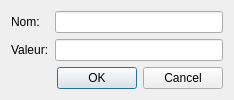
<?xml version="1.0" encoding="UTF-8"?>
<ui version="4.0">
 <class>NewContent</class>
 <widget class="QDialog" name="NewContent">
  <property name="geometry">
   <rect>
    <x>0</x>
    <y>0</y>
    <width>234</width>
    <height>94</height>
   </rect>
  </property>
  <property name="windowTitle">
   <string>Dialog</string>
  </property>
  <layout class="QFormLayout" name="formLayout">
   <item row="2" column="1">
    <widget class="QDialogButtonBox" name="diagButton">
     <property name="orientation">
      <enum>Qt::Horizontal</enum>
     </property>
     <property name="standardButtons">
      <set>QDialogButtonBox::Cancel|QDialogButtonBox::Ok</set>
     </property>
    </widget>
   </item>
   <item row="0" column="1">
    <widget class="QLineEdit" name="Name"/>
   </item>
   <item row="0" column="0">
    <widget class="QLabel" name="label">
     <property name="text">
      <string>Nom:</string>
     </property>
    </widget>
   </item>
   <item row="1" column="1">
    <widget class="QLineEdit" name="Value"/>
   </item>
   <item row="1" column="0">
    <widget class="QLabel" name="label_2">
     <property name="text">
      <string>Valeur:</string>
     </property>
    </widget>
   </item>
  </layout>
 </widget>
 <resources/>
 <connections>
  <connection>
   <sender>diagButton</sender>
   <signal>accepted()</signal>
   <receiver>NewContent</receiver>
   <slot>accept()</slot>
   <hints>
    <hint type="sourcelabel">
     <x>248</x>
     <y>254</y>
    </hint>
    <hint type="destinationlabel">
     <x>157</x>
     <y>274</y>
    </hint>
   </hints>
  </connection>
  <connection>
   <sender>diagButton</sender>
   <signal>rejected()</signal>
   <receiver>NewContent</receiver>
   <slot>reject()</slot>
   <hints>
    <hint type="sourcelabel">
     <x>316</x>
     <y>260</y>
    </hint>
    <hint type="destinationlabel">
     <x>286</x>
     <y>274</y>
    </hint>
   </hints>
  </connection>
 </connections>
</ui>
